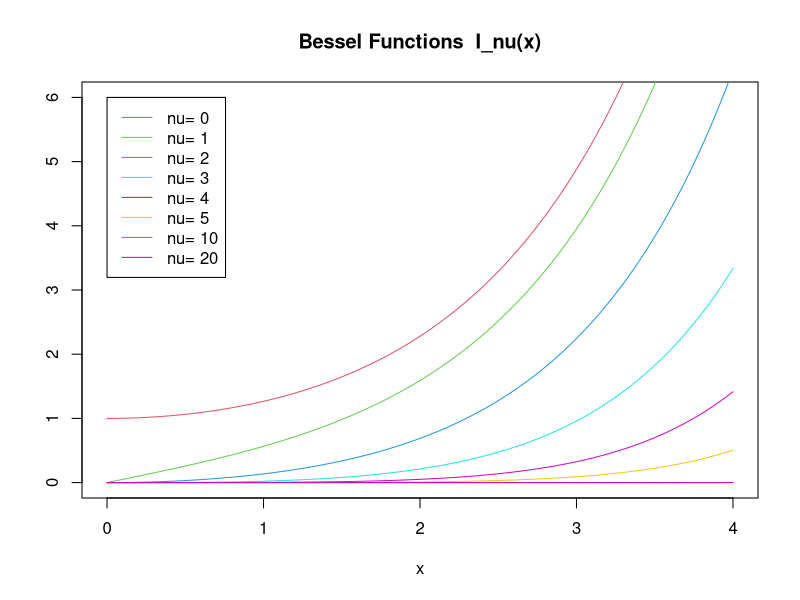

The R script that drew this image:
## ---- chunk 1
factorial(5)
## ---- chunk 2
choose(5,3)
## ---- chunk 3
gamma(2)
gamma(10)
gamma2 <- function(t,x){
  t^(x-1)*exp(-t)
}
integrate(gamma2, lower = 0, upper = + Inf, x = 10)
## ---- chunk 4
# 例1
x <- 2
eval(deriv(~ gamma(x), "x"))/gamma(x)
# 与此等价
psigamma(2, 0)

digamma(x) # psi(x) 的一阶导数
trigamma(x) # psi(x) 的二阶导数

# 例2
eval(deriv(~ psigamma(x, 1), "x"))
# 与此等价
psigamma(2, 2)

# 注意与下面这个例子比较
dx2x <- deriv(~ x^3, "x")
eval(dx2x)
## ---- chunk 5
beta(1, 1)
beta(2, 3)
beta2 <- function(t, a, b) {
  t^(a - 1) * (1 - t)^(b - 1)
}
integrate(beta2, lower = 0, upper = 1, a = 2, b = 3)
## ---- chunk 6
nus <- c(0:5, 10, 20)
x <- seq(0, 4, length.out = 501)
plot(x, x, ylim = c(0, 6), ylab = "", type = "n",
     main = "Bessel Functions  I_nu(x)")
for(nu in nus) lines(x, besselI(x, nu = nu), col = nu + 2)
legend(0, 6, legend = paste("nu=", nus), col = nus + 2, lwd = 1)
